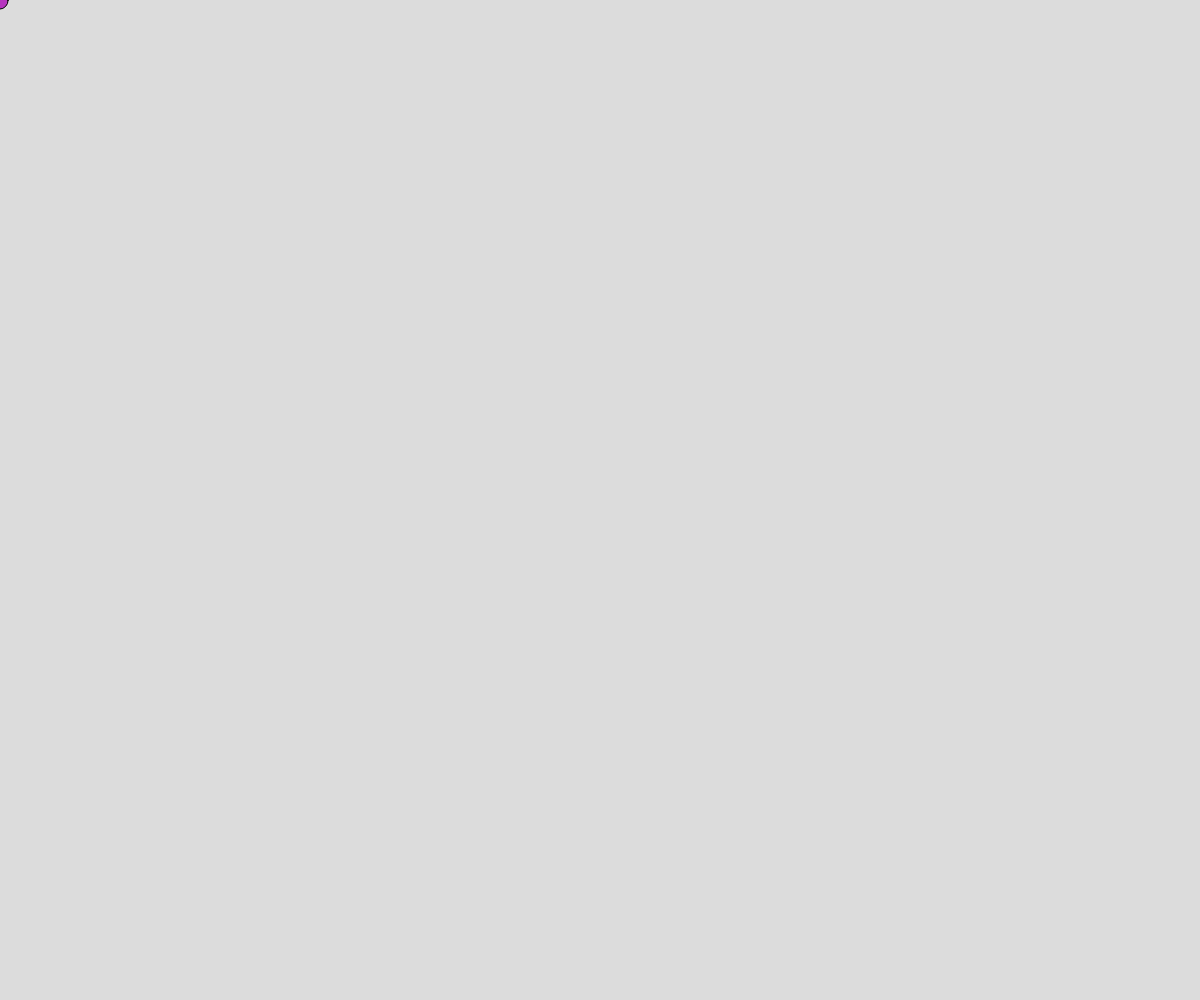
Frame 1 (no input)
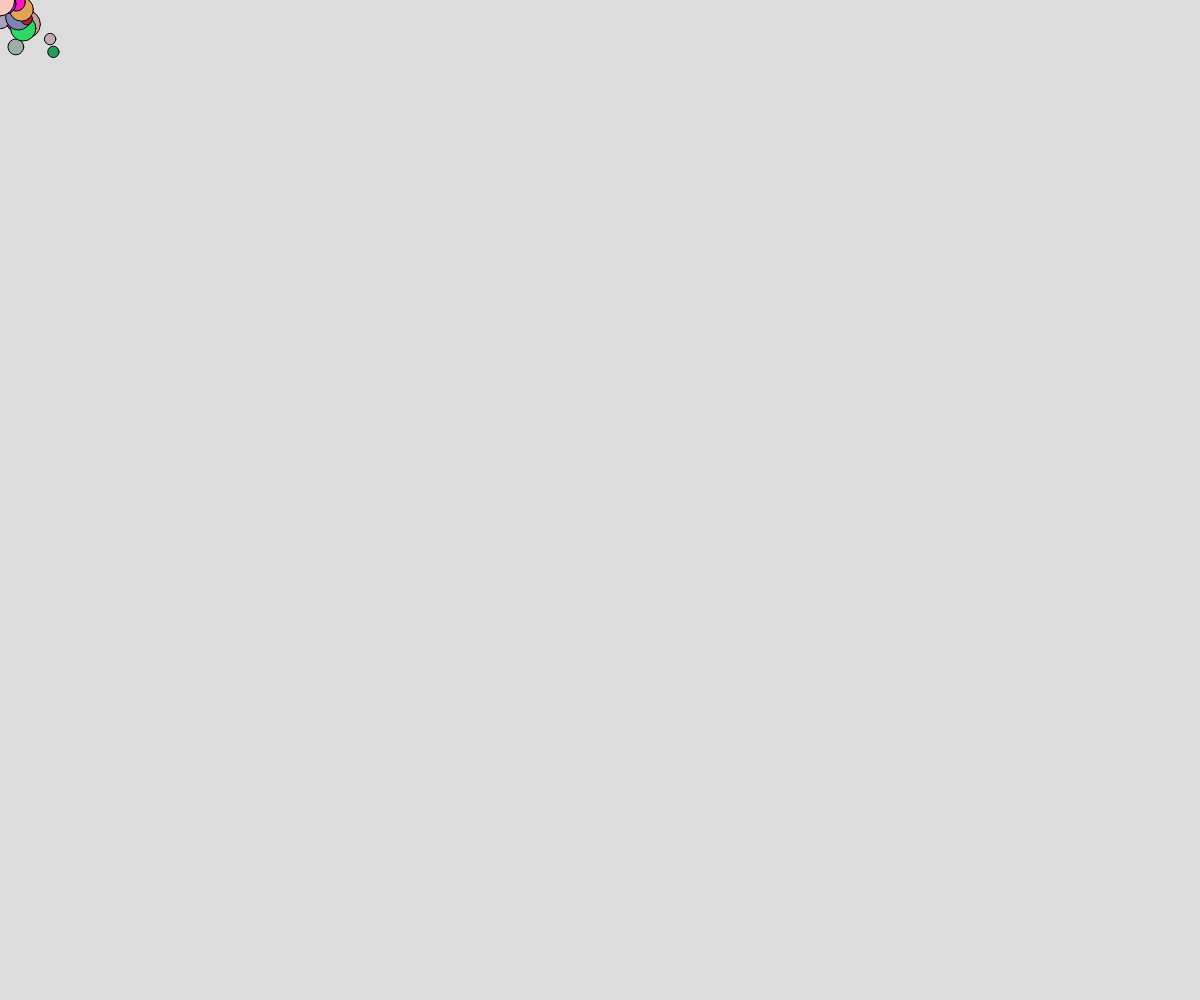
Frame 60 (no input)
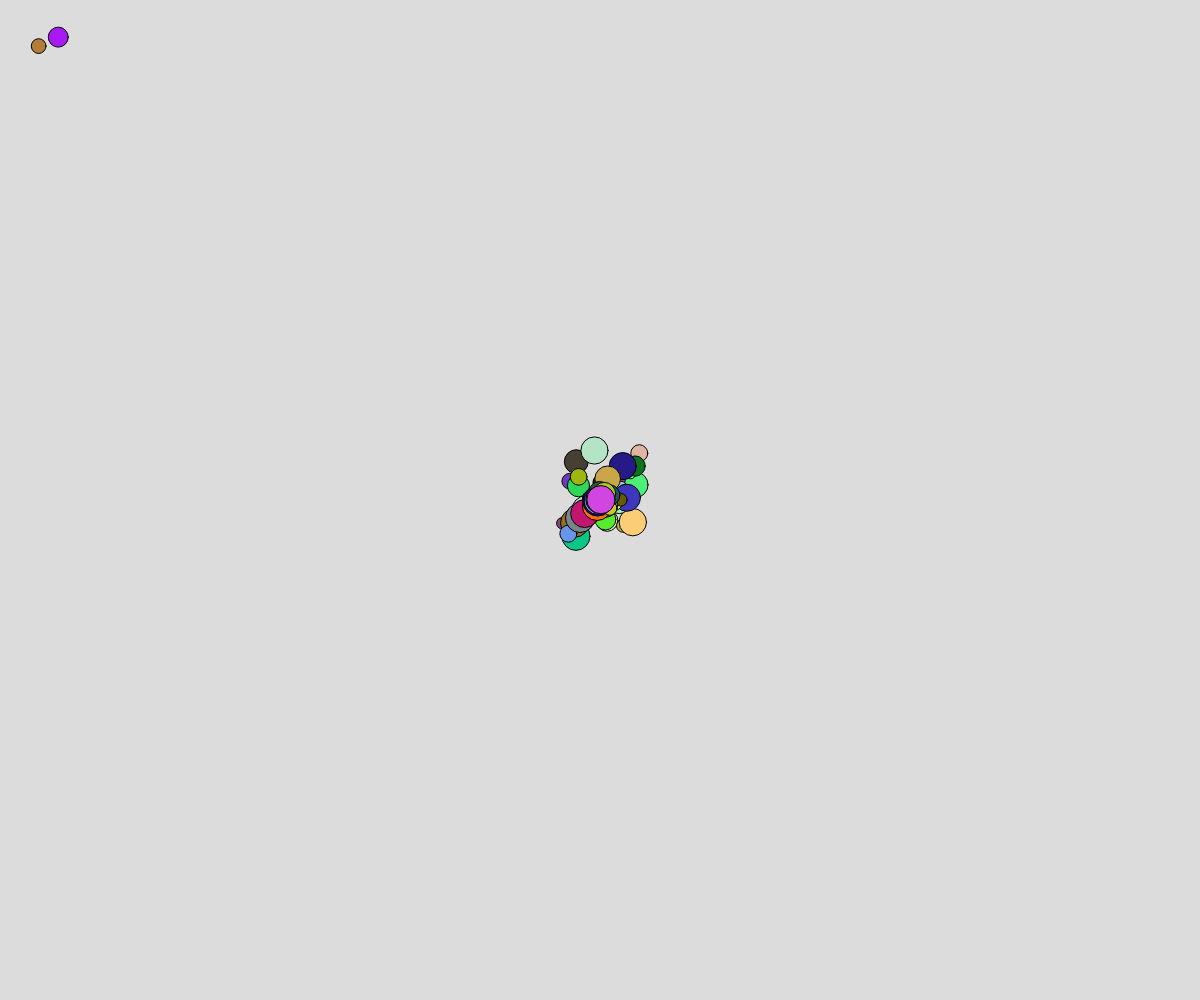
Frame 120 (the mouse pressed at the canvas centre since frame 60)

The p5.js sketch that drew these frames (run headless with seeded random() and noise() and a simulated clock; from frame 60 on, the mouse is pressed at the canvas centre):

// p5.js sketch
// ── sketch.js
// Particle Systems
let pArray = [];

function setup() {
  createCanvas(windowWidth, windowHeight);
}

function draw() {
  background(220);
  pArray.push(new Particle(mouseX, mouseY));
  for (let i = 0; i < pArray.length; i++){
    pArray[i].move();
    pArray[i].display();  
    if (pArray[i].isAlive() === false){
      pArray.splice(i,1);
      i--;  
    }
  }
}

function mouseClicked(){
  
}

class Particle{
  constructor(x_, y_){
    this.x = x_;
    this.y = y_;
    this.c = color(random(255),random(255),random(255));
    this.size = random(10,30);
    this.ySpeed = random(-1,1);
    this.xSpeed = random(-1,1);
    this.lifetime = int(random(40,100));
  }

  move(){
    this.lifetime -= 1;
    this.x += this.xSpeed;
    this.y += this.ySpeed;
  }

  isAlive(){
    if (this.lifetime > 0) return true;
    else return false;
  }

  display(){
    ellipseMode(CENTER);
    fill(this.c);
    ellipse(this.x,this.y,this.size,this.size);
  }

}
